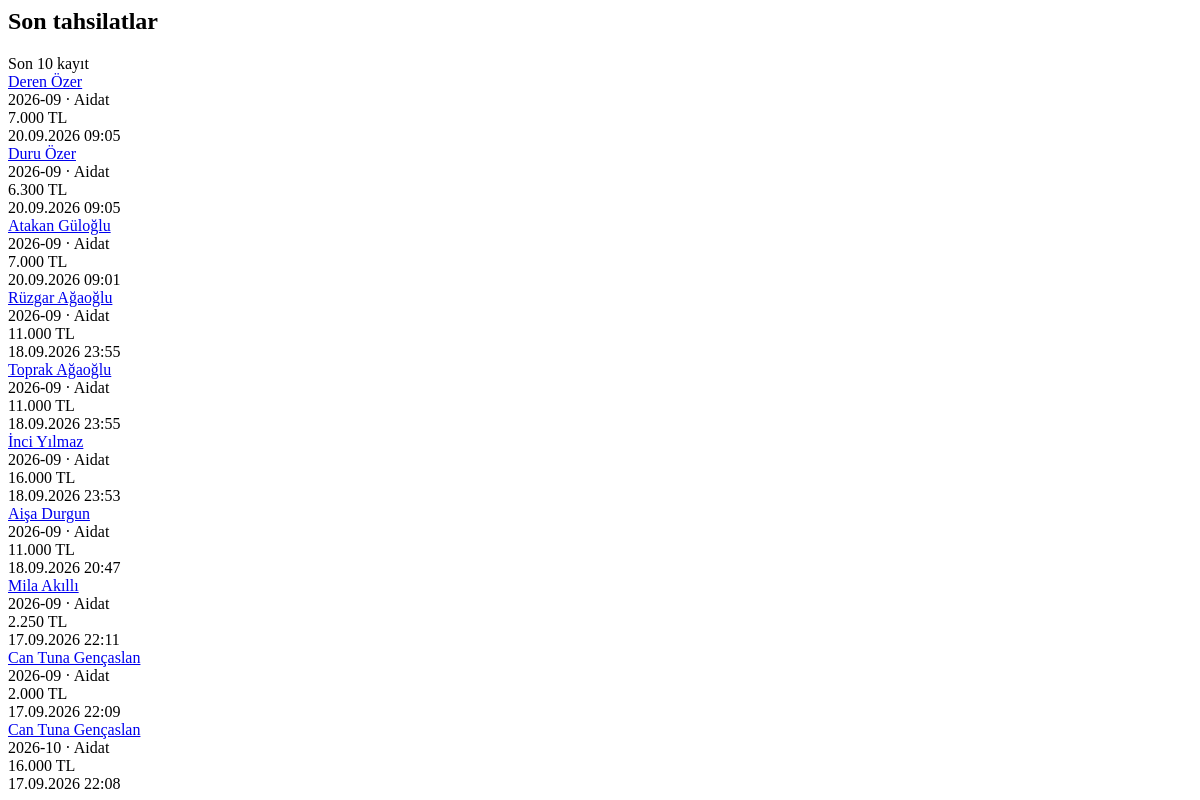
/dashboard/recent-payments/ (signed in), run on an earlier commit of the app's database.
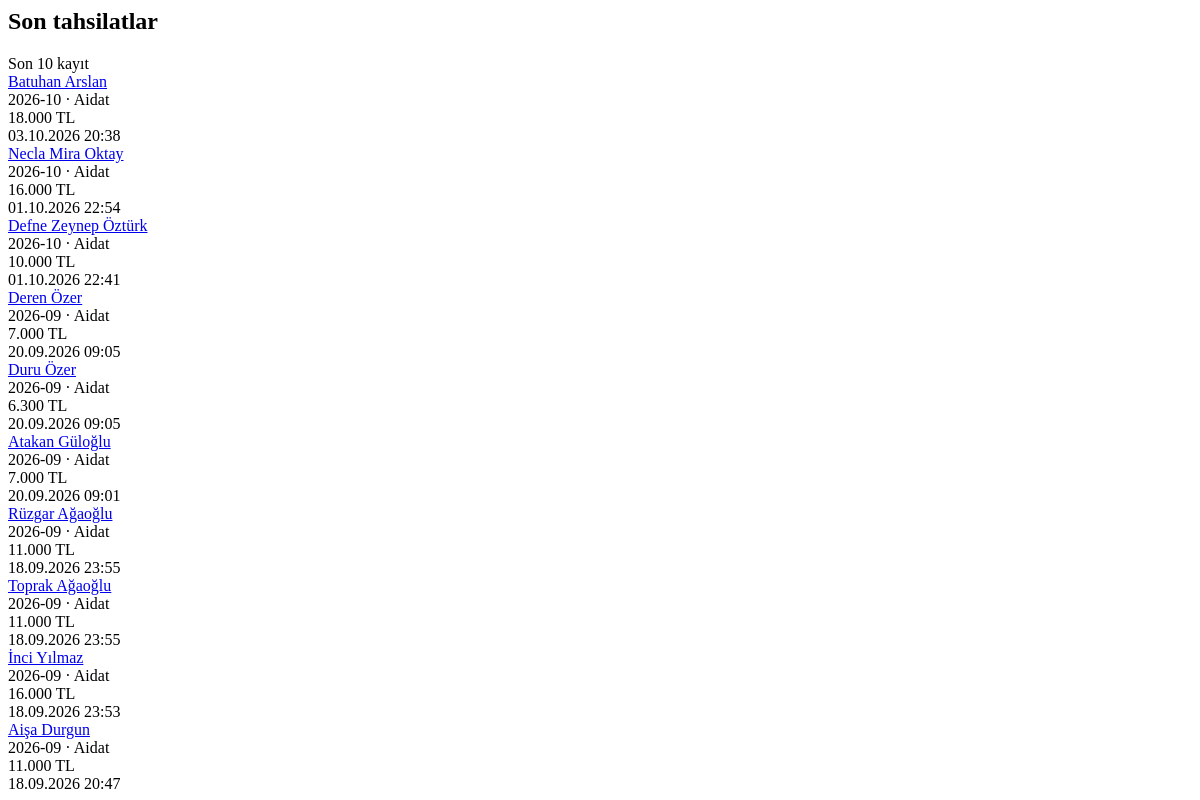
And on a later commit of the database.
### finance/models.py (models this page shows, shortened)
class PaymentRecord(models.Model):
    PAYMENT_TYPE_CHOICES = [
        ('fee', 'Aidat'),
        ('donation', 'Bağış'),
        ('membership', 'Üyelik'),
        ('bank_transfer', 'Banka / Havale Geliri'),
        ('equipment_sale', 'Malzeme Satışı'),
        ('sponsorship', 'Sponsorluk'),
        ('camping_fee', 'Kamp Ücreti'),
        ('other', 'Diğer'),
    ]
    PAYMENT_METHOD_CHOICES = [
        ('bank', 'Banka Transferi / EFT / Havale'),
        ('cash', 'Nakit'),
        ('credit_card', 'Kredi Kartı'),
        ('other', 'Diğer'),
    ]
    STATUS_CHOICES = [
        ('pending', 'Bekliyor'),
        ('paid', 'Ödendi'),
        ('cancelled', 'İptal Edildi'),
    ]
    athlete = models.ForeignKey(
        Athlete,
        on_delete=models.CASCADE,
        related_name='payments',
        verbose_name="Sporcu",
        null=True,  # Sporcuya bağlı olmayan genel kulüp bağışları/gelirleri için null yapılabilir
        blank=True
    )
    payment_type = models.CharField(
        max_length=30,
        choices=PAYMENT_TYPE_CHOICES,
        default='fee',
        verbose_name="Ödeme Türü"
    )
    payment_method = models.CharField(
        max_length=20,
        choices=PAYMENT_METHOD_CHOICES,
        default='bank',
        verbose_name="Ödeme Yöntemi"
    )
    period = models.CharField(
        max_length=7,
        db_index=True,
        help_text="Format: YYYY-MM (Örn: 2026-08)",
        verbose_name="Gelir Dönemi"
    )
    amount = models.IntegerField(
        verbose_name="Tutar (TL)"
    )
    status = models.CharField(
        max_length=20,
        choices=STATUS_CHOICES,
        default='pending',
        verbose_name="Ödeme Durumu"
    )
    due_date = models.DateField(
        verbose_name="Son Ödeme Tarihi"
    )
    paid_at = models.DateTimeField(
        null=True,
        blank=True,
        verbose_name="Ödenme Zamanı"
    )
    collected_by = models.ForeignKey(
        settings.AUTH_USER_MODEL,
        on_delete=models.SET_NULL,
        null=True,
        blank=True,
        related_name='collected_payments',
        verbose_name="Tahsil Eden"
    )
    notes = models.TextField(
        blank=True,
        null=True,
        verbose_name="Not / Dekont No / Açıklama"
    )
    created_at = models.DateTimeField(auto_now_add=True)
    class Meta:
        verbose_name = "Gelir Kaydı"
        verbose_name_plural = "Gelir Kayıtları"
        ordering = ['-period', 'created_at']

### athletes/models.py (models this page shows, shortened)
class Athlete(models.Model):
    GENDER_CHOICES = (
        ('M', 'Erkek'),
        ('F', 'Kadın'),
    )
    parent = models.CharField(max_length=150, verbose_name="Veli")
    parent_phone = models.CharField(max_length=20, blank=True, default='', verbose_name="Veli Telefonu")
    parent_email = models.EmailField(blank=True, default='', verbose_name="Veli E-postası")
    first_name = models.CharField(max_length=50, verbose_name="Ad")
    last_name = models.CharField(max_length=50, verbose_name="Soyad")
    phone_number = models.CharField(max_length=20, blank=True, default='', verbose_name="Sporcu Telefonu")
    tc_identity = models.CharField(max_length=11, unique=True, blank=True, null=True, verbose_name="T.C. Kimlik No")
    birth_date = models.DateField(verbose_name="Doğum Tarihi")
    gender = models.CharField(max_length=1, choices=GENDER_CHOICES, verbose_name="Cinsiyet")
    school = models.CharField(max_length=100, blank=True, null=True, verbose_name="Okul")
    license_number = models.CharField(max_length=50, blank=True, null=True, verbose_name="Lisans No")
    joined_date = models.DateField(verbose_name="Kulübe Katılım Tarihi")
    photo = models.ImageField(upload_to='athlete_photos/', blank=True, null=True, verbose_name="Fotoğraf")
    is_active = models.BooleanField(default=False, verbose_name="Aktif Sporcu mu?")
    created_at = models.DateTimeField(auto_now_add=True)
    team = models.ForeignKey(
        Team,
        on_delete=models.SET_NULL,
        null=True,
        blank=True,
        related_name='athletes',
        verbose_name="Bağlı Olduğu Takım"
    )
    custom_fee = models.IntegerField(
        null=True,
        blank=True,
        verbose_name="Özel Aidat Tutar (TL)",
        help_text="Boş bırakılırsa takımın varsayılan aidatı uygulanır. Burslu için 0 girebilirsiniz."
    )
    private_lesson_fee = models.IntegerField(
        null=True,
        blank=True,
        verbose_name="Özel ders ücreti",
        help_text="Boş bırakılırsa özel ders ücreti uygulanmaz."
    )
    regular_payment_day = models.PositiveBigIntegerField(
        null=True,
        blank=True,
        verbose_name="Düzenli Ödeme Günü"
    )
    last_sms_time = models.DateTimeField(
        null=True,
        blank=True,
        verbose_name="Son SMS Gönderim Zamanı"
    )
    class Meta:
        verbose_name = "Sporcu"
        verbose_name_plural = "Sporcular"
        ordering = ['first_name', 'last_name']
    def get_full_name(self):
        return f"{self.first_name} {self.last_name}"

### athletes/views.py (the view)
# urls.py: path('dashboard/recent-payments/', dashboard_recent_payments_htmx, name='dashboard-recent-payments'),
@login_required
@role_required(allowed_roles=['admin', 'club_admin', 'coach'])
def dashboard_recent_payments_htmx(request):
    recent_payments = PaymentRecord.objects.filter(
        athlete__isnull=False,
        status='paid',
    ).select_related('athlete').order_by('-created_at', '-paid_at')[:10]
    return render(request, 'dashboard/_recent_payments.html', {
        'recent_payments': recent_payments,
    })

### users/models.py (called while the page is built)
    @property
    def is_coach(self):
        return self.role == self.Role.COACH

### templates/dashboard/_recent_payments.html
<section id="dashboard-payment-list"
         hx-get="{% url 'dashboard-recent-payments' %}"
         hx-trigger="refreshDashboardPayments from:body"
         hx-swap="outerHTML"
         class="overflow-hidden rounded-2xl border border-base-300 bg-base-100 shadow-sm">
    <div class="flex items-center justify-between px-4 py-3">
        <h2 class="text-sm font-black text-base-content">Son tahsilatlar</h2>
        <span class="text-[10px] text-base-content/40">Son 10 kayıt</span>
    </div>
    <div id="dashboard-payment-items" class="divide-y divide-base-200">
        {% for payment in recent_payments %}
            {% include "dashboard/_recent_payment_row.html" %}
        {% endfor %}
    </div>
</section>

### templates/dashboard/_recent_payment_row.html
<div class="ui-list-item">
    <div class="ui-list-content">
        <div class="ui-list-title">
            <a
                href="{% url 'athlete-manage-detail' payment.athlete.pk %}"
                class="hover:text-[var(--ui-primary-text)]"
            >
                {{ payment.athlete.get_full_name }}
            </a>
        </div>
        <div class="ui-list-subtitle">
            {{ payment.period }}
            ·
            {{ payment.get_payment_type_display }}
        </div>
    </div>
    <div class="ui-list-end">
        <div class="ui-list-value text-success">
            {{ payment.amount|floatformat:0 }} TL
        </div>
        <div class="ui-list-meta">
            {{ payment.paid_at|date:'d.m.Y H:i' }}
        </div>
    </div>
</div>

What changed in the data, as far as the page shows it:
no longer on this page (row unchanged): PaymentRecord: athlete.get_full_name "Mila Akıllı", period "2026-09", payment_type "Aidat", amount "2.250", paid_at "17.09.2026 22:11"
no longer on this page (row unchanged): PaymentRecord: athlete.get_full_name "Can Tuna Gençaslan", period "2026-09", payment_type "Aidat", amount "2.000", paid_at "17.09.2026 22:09"
no longer on this page (row unchanged): PaymentRecord: athlete.get_full_name "Can Tuna Gençaslan", period "2026-10", payment_type "Aidat", amount "16.000", paid_at "17.09.2026 22:08"
added PaymentRecord: athlete.get_full_name "Batuhan Arslan", period "2026-10", payment_type "Aidat", amount "18.000", paid_at "03.10.2026 20:38"
added PaymentRecord: athlete.get_full_name "Necla Mira Oktay", period "2026-10", payment_type "Aidat", amount "16.000", paid_at "01.10.2026 22:54"
added PaymentRecord: athlete.get_full_name "Defne Zeynep Öztürk", period "2026-10", payment_type "Aidat", amount "10.000", paid_at "01.10.2026 22:41"
